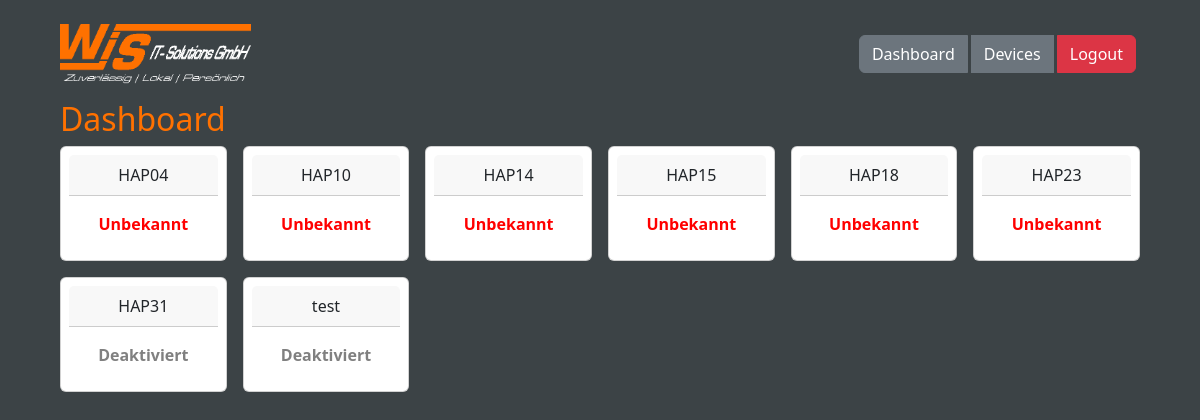
Screenshot of / (signed in) with the database file from the repository.
### tables this page shows
CREATE TABLE devices (
    mac TEXT PRIMARY KEY,
    rpi_ip TEXT NOT NULL,
    switch_hostname TEXT NOT NULL,
    port TEXT NOT NULL,
    name TEXT NOT NULL, is_active INTEGER DEFAULT 0,
    FOREIGN KEY (switch_hostname) REFERENCES switches(hostname)
);

### app.py (the view, shortened to what this page needs)
@app.route("/")
@login_required
def index():
    conn = sqlite3.connect("sqlite.db")
    c = conn.cursor()
    c.execute("SELECT mac, name, is_active FROM devices ORDER BY name ASC")
    devices = c.fetchall()
    conn.close()
    import glob, os
    log_files = glob.glob("/var/log/rpi-*.log")
    status_dict = {}
    return render_template("index.html", devices=devices, status=status_dict)

### app.py (called while the page is built)
def get_db_connection():
    conn = sqlite3.connect(DB_PATH)
    conn.row_factory = sqlite3.Row
    return conn

@login_manager.user_loader
def load_user(user_id):
    conn = get_db_connection()
    user = conn.execute("SELECT * FROM users WHERE id = ?", (user_id,)).fetchone()
    conn.close()
    if user:
        return User(user['id'], user['username'], user['is_admin'])
    return None

### templates/index.html
{% extends "base.html" %}
{% block content %}
<h2>Dashboard</h2>
<div class="row row-cols-1 row-cols-md-6 g-3">
    {% for d in devices %}
    <div class="col">
        <div class="card text-center p-2">
            <div class="card-header">{{ d[1] }}</div>
            <div class="card-body">
                <span class="fw-bold" style="color:
                    {% if d[2] == 0 %}gray
                    {% elif status[d[0]]=='online' %}green
                    {% else %}red
                    {% endif %};">
                    {% if d[2] == 0 %}
                        Deaktiviert
                    {% else %}
                        {% if status[d[0]] %}{{ status[d[0]]|capitalize }}{% else %}Unbekannt{% endif %}
                    {% endif %}
                </span>
            </div>
        </div>
    </div>
    {% endfor %}
</div>
{% endblock %}

### static/css/style.css (style rules this page uses)
body { padding: 20px; background: #3c4346; }
h1, h2, h3, h4, h5, h6 { color: #ff7100; }

### rows the page displays
devices: name "HAP04", is_active "Unbekannt"
devices: name "HAP10", is_active "Unbekannt"
devices: name "HAP14", is_active "Unbekannt"
devices: name "HAP15", is_active "Unbekannt"
devices: name "HAP18", is_active "Unbekannt"
devices: name "HAP23", is_active "Unbekannt"
devices: name "HAP31", is_active "Deaktiviert"
devices: name "test", is_active "Deaktiviert"
